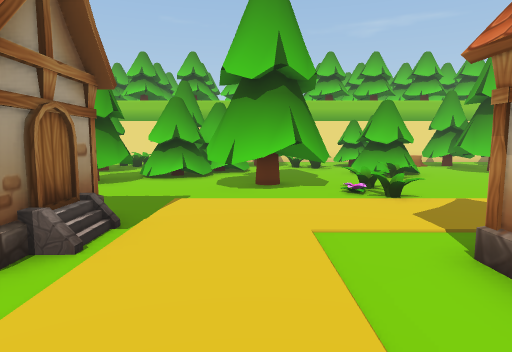
view 1 (above)

24 first-person views from a walk through a Unity game level. The camera is 1.3 m above the floor, tilts 6° down and sees 75° across. The floor is counted in squares, 1 m on a side. Each view is taken from the middle of a square. On the plan, view 1 faces up. The plan holds only what a view shows up to about 14 squares ahead; the rest is blank. The place goes on beyond the plan. The player character is not drawn.

view 2
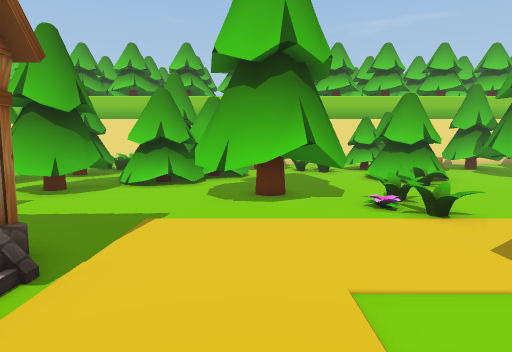

view 3
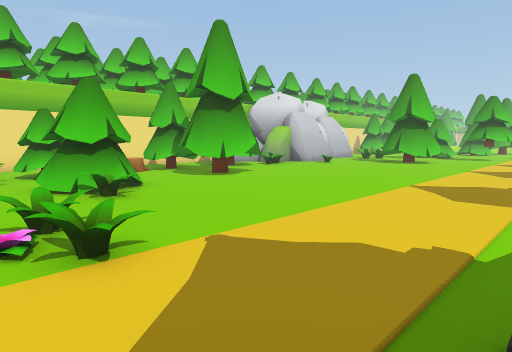

view 4
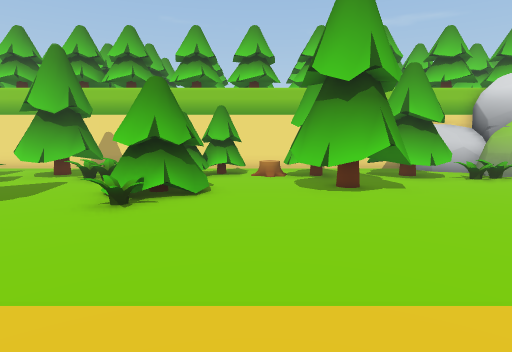

view 5
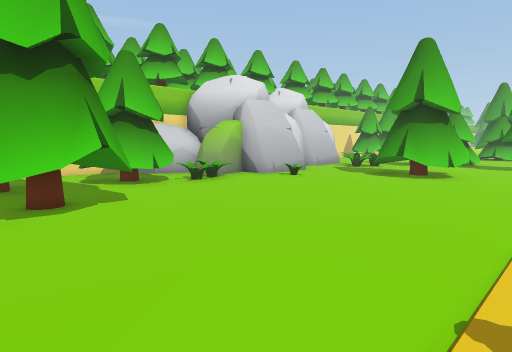

view 6
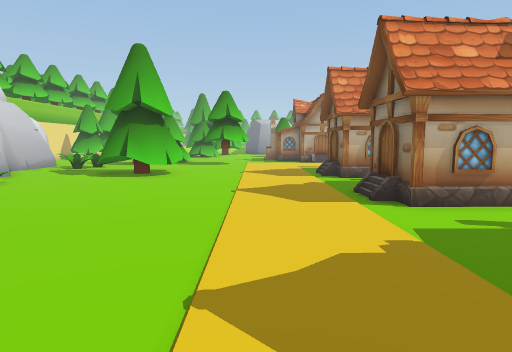

view 7
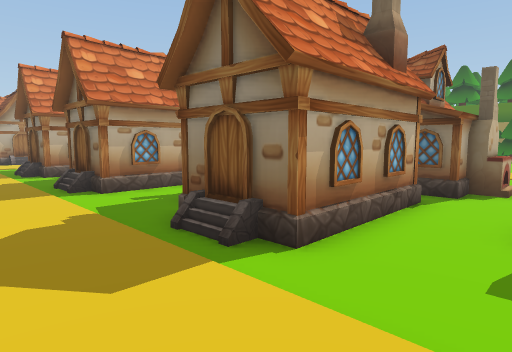

view 8
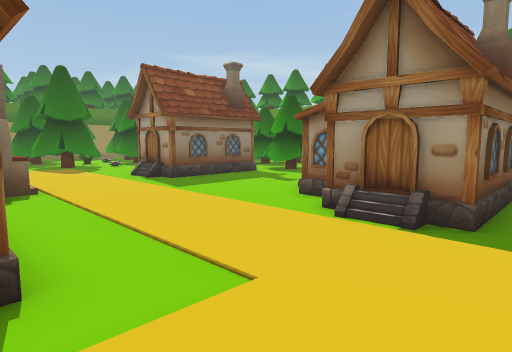

view 9
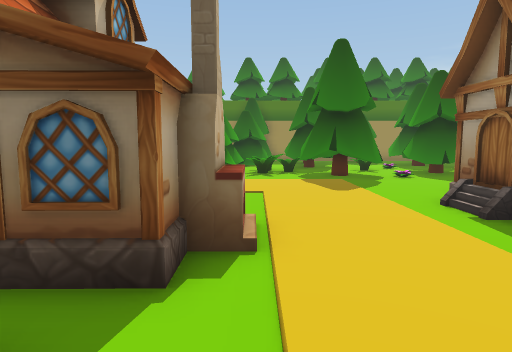

view 10
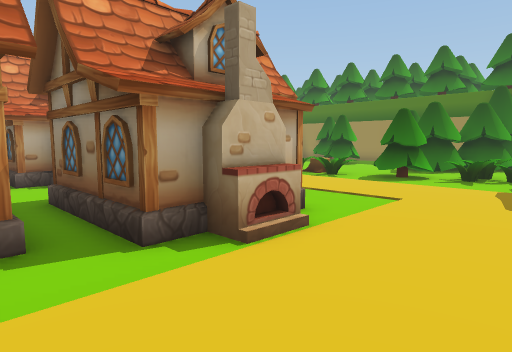

view 11
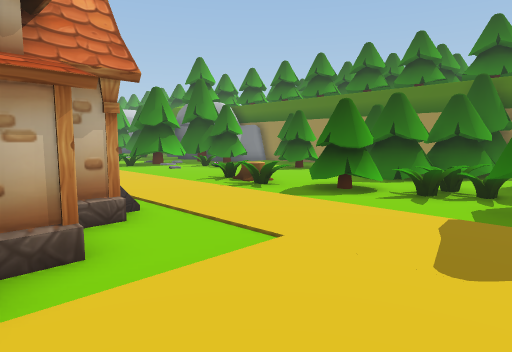

view 12
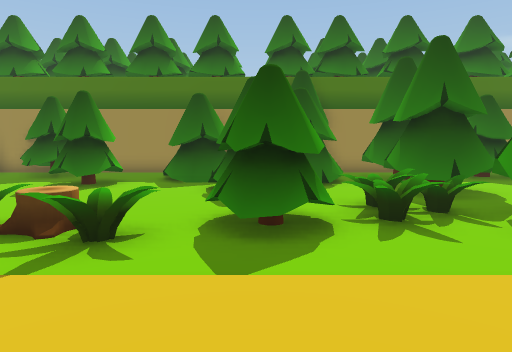

view 13
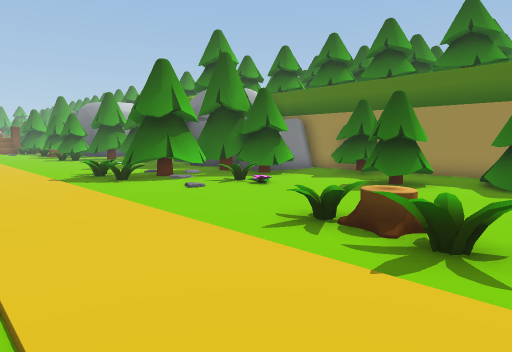

view 14
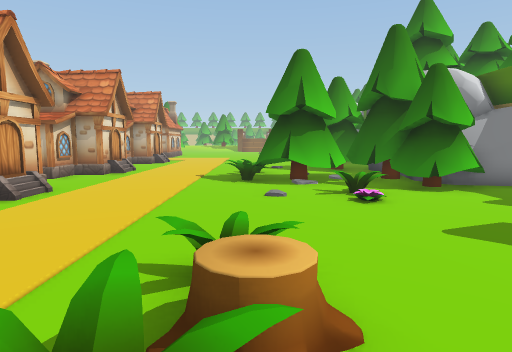

view 15
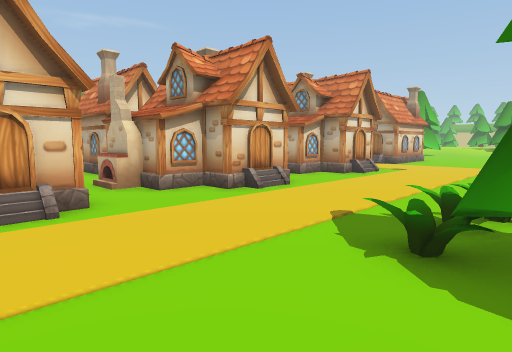

view 16
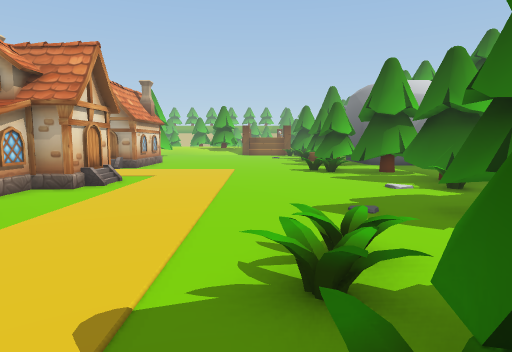

view 17
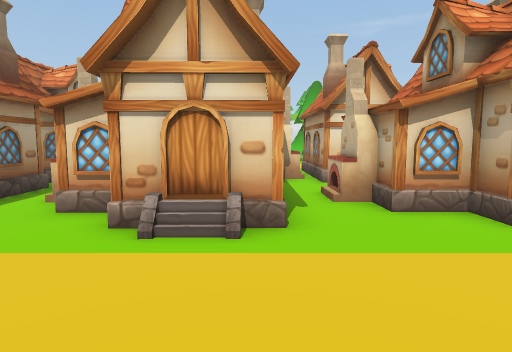

view 18
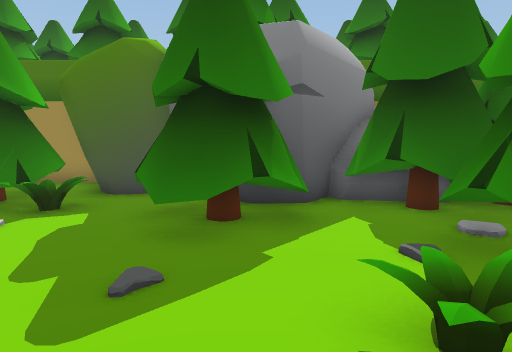

view 19
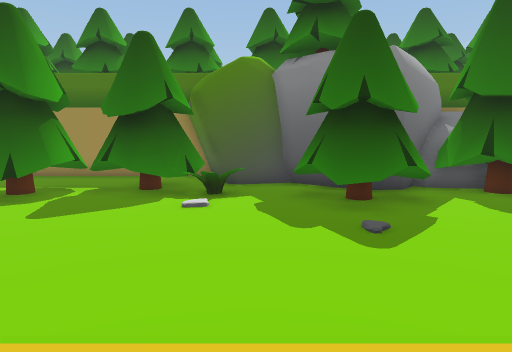

view 20
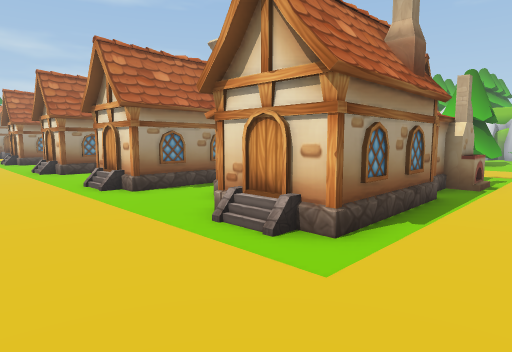

view 21
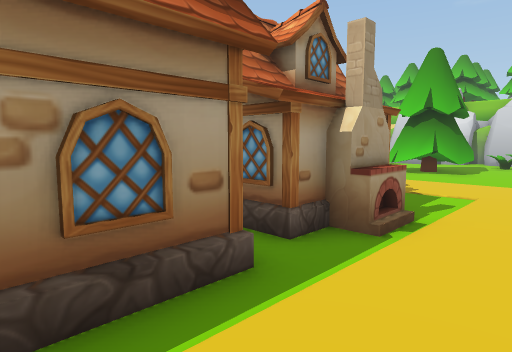

view 22
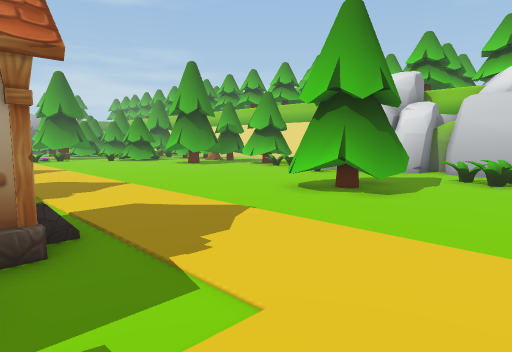

view 23
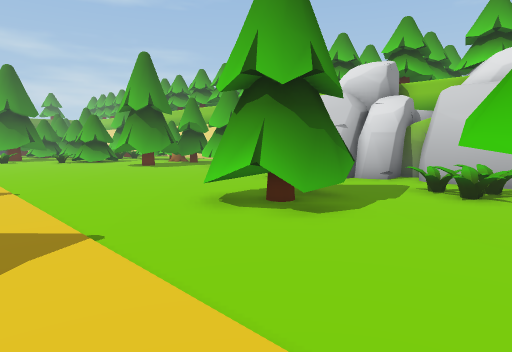

view 24
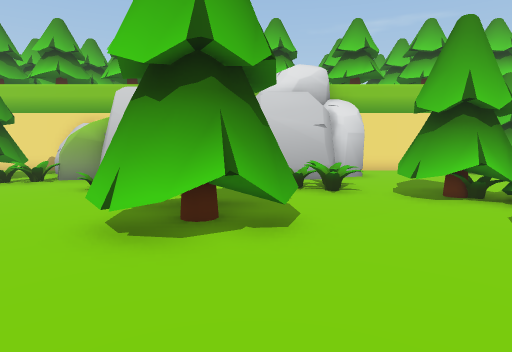

### Floor plan
Key: @ floor where view 1 was taken; # wall or solid block; . floor; / step, stairs or slope; = window, fence, low wall or low ledge; ^ raised ledge; T tree; F flower; H house; S stump; R rock; O other object.
Columns run from 6 left of view 1 to 28 right of it. Each row starts with its distance up from view 1.
 21           ##       ##
 20           ..       .. #
 19        TT . TT      TT=^     ##  ##
 18      TTTTOTTTTSSTT TTT.###  ######.
 17      TTTO .T....T  TTTO#.####...O..
 16 T     ...O.  ...T  ............OOO.
 15 T.  TT.....  ..TTTT............//.T
 14 T.  TT....TTT..TTTT.............O.T
 13  .TTT......TT....T..........TTT...T
 12  TTT.   ...O................TTT....
 11 TTT..T TT...................TTT....
 10 TT...TTTTO...................T....T
  9  ....TTT.F........................T
  8  ........F........................T
  7   .................................
  6 HHHH...............................
  5    H...............................
  4    H.....H/......H....HHH...HH....
  3   HH.....H   ...H H...H H  H  HH...
  2   H......     ..H   ..H    H   H..
  1   .......     ..H     H   HH   HH.
  0 ......@..H    ..H    .HHH HHHHHH...
 -1 .................    .    ..  .....
 -2 ........HHHHH..HHHHH..HHHH..HHHH...
 -3 .......HH     .H   H.H   H.HH  H..
 -4 HHH....HH      H   H.H   H.HH  H...
 -5   HO....HH      HH H..HH H..HH H..
 -6   H.......H      HHH...HHH...HHH...
 -7   ............. ...................
 -8   .................................
 -9  ..................................
-10  ...T..............................
-11 ..OTTT.....O.O.......O.O...........
-12 TT TTT.OTT.OSO.......TTO...........
-13 TT  TT.OTT..........TTT............
-14    .T.OO.........FO.TTTT..........
-15    TTT...T........O..TT..TTT......T
-16   .TTT..TTT...T....TTTTTTTTT.O.T.TT
-17  ..   .TT  ..TTT...TTTTT   ...TTTTT
-18 TT. TTTTT TTT.T....TT TTRRR...TTT.T
-19 TT  TTTT  TTT...TT..RRRR   RRRTT...
-20       TTT    ...TT..RRR     RRR....
-21     ###T    #### OO#R         R####
-22                  OO

Positions as (right, up) in squares from view 1, and headings:
1: (0, 0), facing up
2: (0, 2), facing up
3: (2, 4), facing up-right
4: (8, 5), facing up
5: (9, 7), facing up-right
6: (9, 7), facing right
7: (7, 7), facing down-right
8: (3, 7), facing down-left
9: (1, 1), facing down
10: (-2, 0), facing down-right
11: (-2, -4), facing down-right
12: (3, -7), facing down
13: (4, -7), facing down-right
14: (4, -12), facing right
15: (11, -13), facing up-right
16: (14, -11), facing right
17: (19, -11), facing up
18: (19, -10), facing down
19: (22, -8), facing down
20: (28, -10), facing up-left
21: (28, -4), facing up-left
22: (28, 3), facing up-left
23: (28, 6), facing up-left
24: (24, 6), facing up
